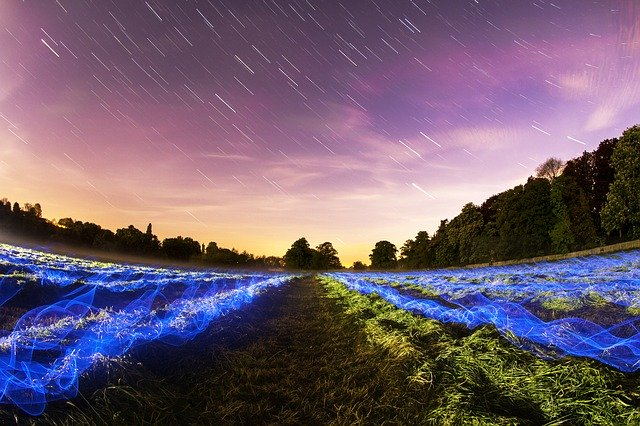
#> input picture Python/image.bmp, 640 x 426 px
$ python edges.py
#> lines starting #> are read from the running program, lines starting #| are printed output that depends on the picture
"""edges.py
Applies an edge detection filter to an image and saves the result."""

from PIL import Image, ImageFilter


def main():
    before = Image.open("image.bmp")
#> before is the input picture: PIL image 640x426 RGB; mean R, G, B 112, 92.9, 110.2
    after = before.filter(ImageFilter.FIND_EDGES)
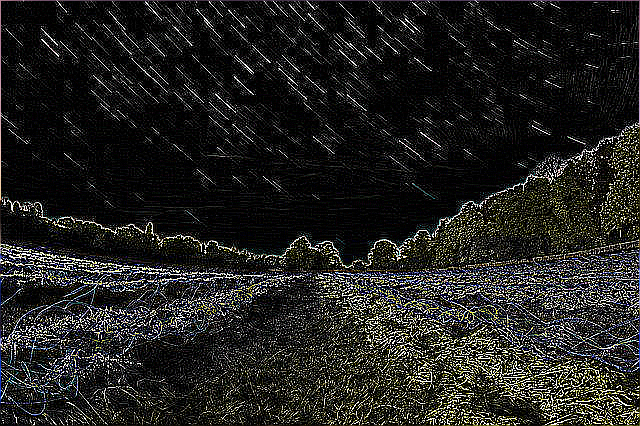
#> after: PIL image 640x426 RGB; mean R, G, B 34.4, 34.4, 32.3
    after.save("out.bmp")


if __name__ == "__main__":
    main()
